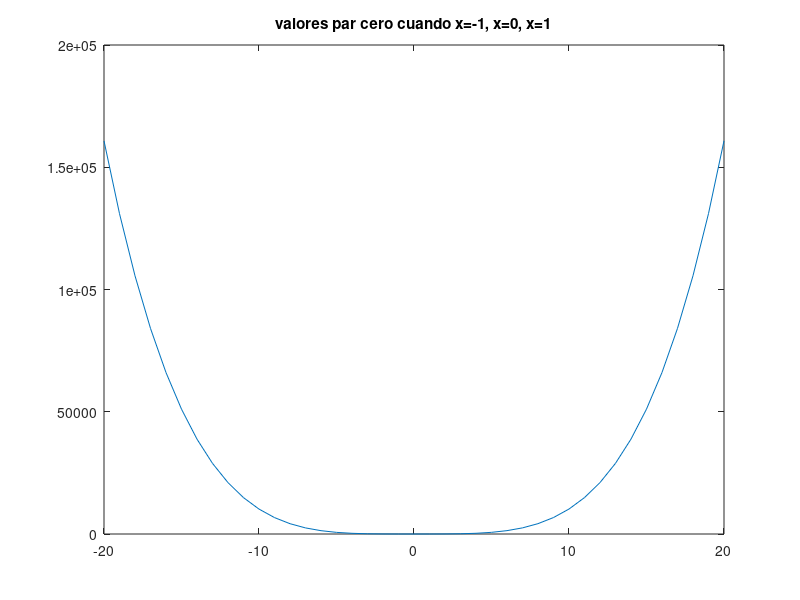

Write MATLAB code to recreate this figure.
%descricion:  para graficar funciones polinomiales 
%author: Jafet martinez meza 
%fecha: 19/11/2021
%date: 202123653
x=-20:1:20;
y=((2.*(x.^2))+(x.^4)+x);
plot(x,y);
title ("valores par cero cuando x=-1, x=0, x=1");
